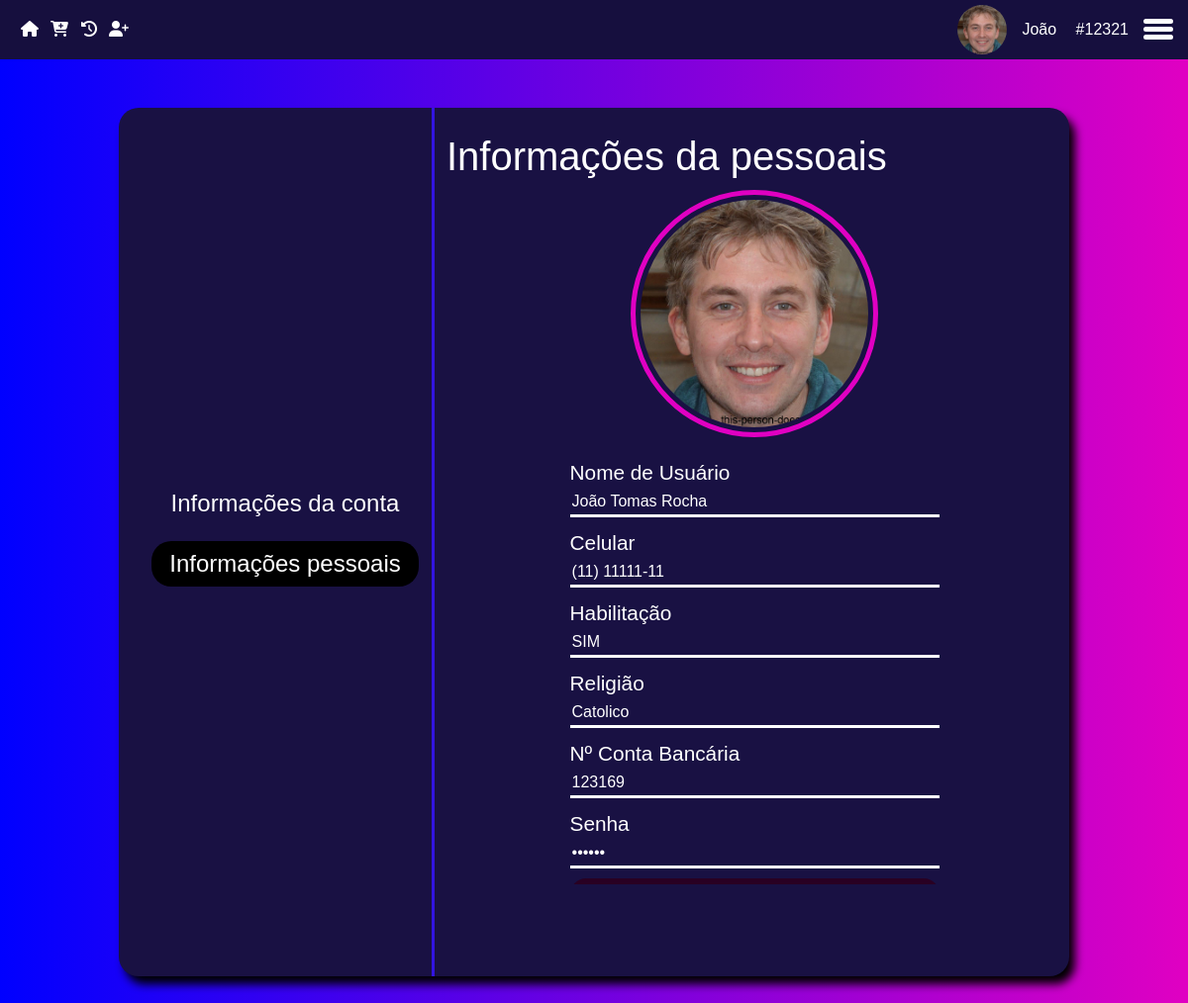
The app's page /Desktop/Caixa/app/configuracoes/informacoes-pessoais/configuracoes.php (signed in), older data.
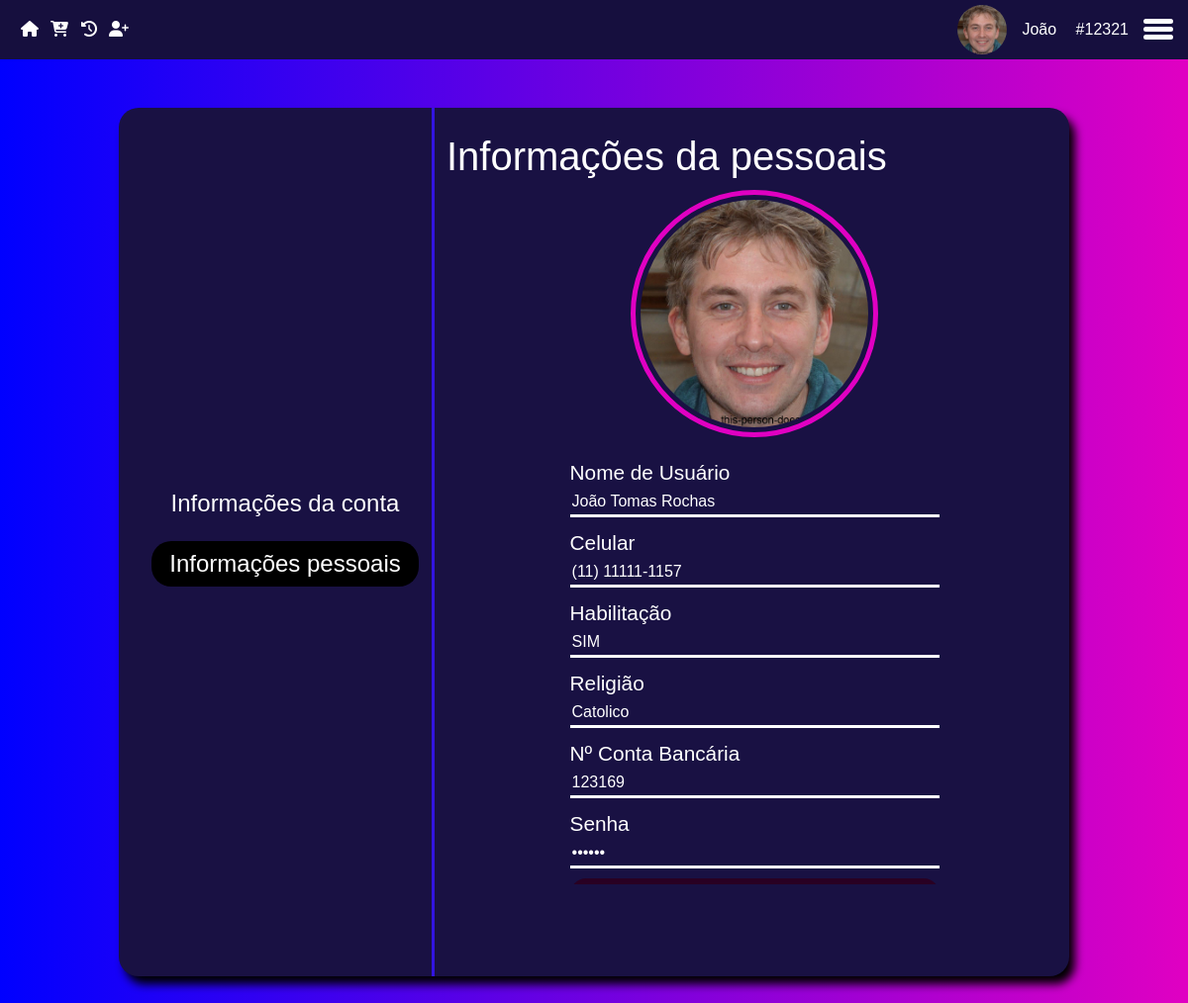
The same page, newer data.
### tables this page shows
CREATE TABLE `funcionarios` (
  `id_func` int(11) NOT NULL,
  `id_tipo` int(11) NOT NULL,
  `nome` varchar(255) NOT NULL,
  `cpf_func` char(14) NOT NULL,
  `dta_nasc` date NOT NULL,
  `sexo` varchar(10) NOT NULL,
  `dta_admissao` date NOT NULL,
  `dta_demissao` date DEFAULT NULL,
  `religiao` varchar(50) DEFAULT NULL,
  `tipo_sanguineo` varchar(3) NOT NULL,
  `tel` char(15) NOT NULL,
  `tel_emergencia` char(15) NOT NULL,
  `ctps` char(14) DEFAULT NULL,
  `pis` char(14) DEFAULT NULL,
  `tit_eleitor` char(16) NOT NULL,
  `reservista` char(3) DEFAULT NULL,
  `vr` float(10,2) DEFAULT NULL,
  `vt` float(10,2) DEFAULT NULL,
  `comissao` float(10,2) NOT NULL,
  `conta_bancaria` varchar(50) NOT NULL,
  `habilitado` varchar(10) DEFAULT NULL,
  `email_adm` varchar(100) NOT NULL,
  `senha_adm` varchar(100) NOT NULL,
  `avatar` varchar(50) DEFAULT NULL
);

### Desktop/Caixa/app/configuracoes/informacoes-pessoais/configuracoes.php (the view, shortened to what the changed rows need)
<?php
include_once(__DIR__ . '/../../../PHP/conn.php');
$idFunc = $_SESSION['id_func'];
$DadosFunc = $sql->query("SELECT * FROM funcionarios WHERE id_func = '$idFunc'");
if($DadosFunc -> num_rows > 0){
    while($DadosRecebido = mysqli_fetch_assoc($DadosFunc)){
        $tel = $DadosRecebido ['tel'];
        $nome = $DadosRecebido ['nome'];
        $senha = $DadosRecebido ['senha_adm'];
        $religiao = $DadosRecebido ['religiao'];
        $nc = $DadosRecebido['conta_bancaria'];
        $hab = $DadosRecebido['habilitado'];
        $img = $DadosRecebido['avatar'];
        $imgFoto = '../../../../imgbd/' . $img;
    }
}
?>
<!DOCTYPE html>
<html lang="pt-br">
<head>
    <link href="https://cdn.jsdelivr.net/npm/bootstrap@5.3.0-alpha3/dist/css/bootstrap.min.css" rel="stylesheet">
    <link rel="stylesheet" href="../../../assets/css/menu.css">
    <link rel="stylesheet" href="../../../assets/css/configuracoes/config.css">
</head>
<body>
    <div class="fundo">
        <main class="main">
            <div class="fundoMain">
                <div class="row rows">
                    <div class="col-8 info">
                        <h1>Informações da pessoais</h1>
                        <div class="menuOptionConfig">
                            <picture>
                                <img src="<?php echo $imgFoto ?>" alt="">
                            </picture>
                            <form action="../../../PHP/UpdateInfoFunc.php" method="post" id="infoPessoais">
                                <div>
                                    <label for="nomePessoal">Nome de Usuário</label>
                                    <input type="text" id="nomePessoal" name="nomePessoal" value="<?php echo $nome; ?>">
                                </div>
                                <div>
                                    <label for="telPessoal">Celular</label>
                                    <input type="text" id="telPessoal" name="telPessoal" value="<?php echo $tel;   ?>">
                                </div>
                                <div>
                                    <label for="habPessoal">Habilitação</label>
                                    <input type="text" id="habPessoal" name="habPessoal" value="<?php echo $hab; ?>">
                                </div>
                                <div>
                                    <label for="relPessoal">Religião</label>
                                    <input type="text" id="relPessoal" name="relPessoal" value="<?php echo $religiao; ?>">
                                </div>
                                <div>
                                    <label for="conPessoal">Nº Conta Bancária</label>
                                    <input type="text" id="conPessoal" name="conPessoal" value="<?php echo $nc; ?>">
                                </div>
                                <div>
                                    <label for="senhaPessoal">Senha</label>
                                    <input type="password" id="senhaPessoal" name="senhaPessoal" value="<?php echo base64_decode($senha); ?>">
                                </div>
                            </form>
                        </div>
                    </div>
                </div>
            </div>
        </main>
    </div>
</body>
</html>

Row changes from the older to the newer data that the page shows:
changed funcionarios "SIM": nomePessoal "João Tomas Rocha" → "João Tomas Rochas"; telPessoal "(11) 11111-11" → "(11) 11111-1157"
